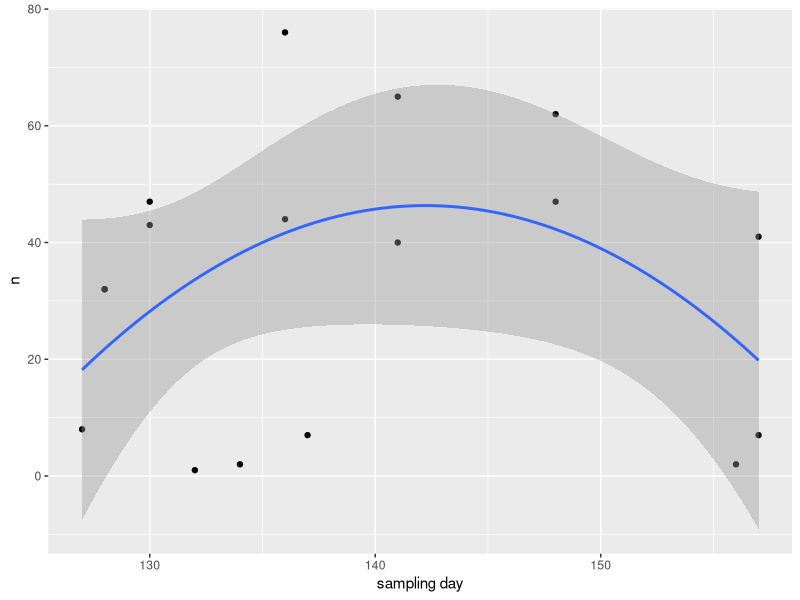
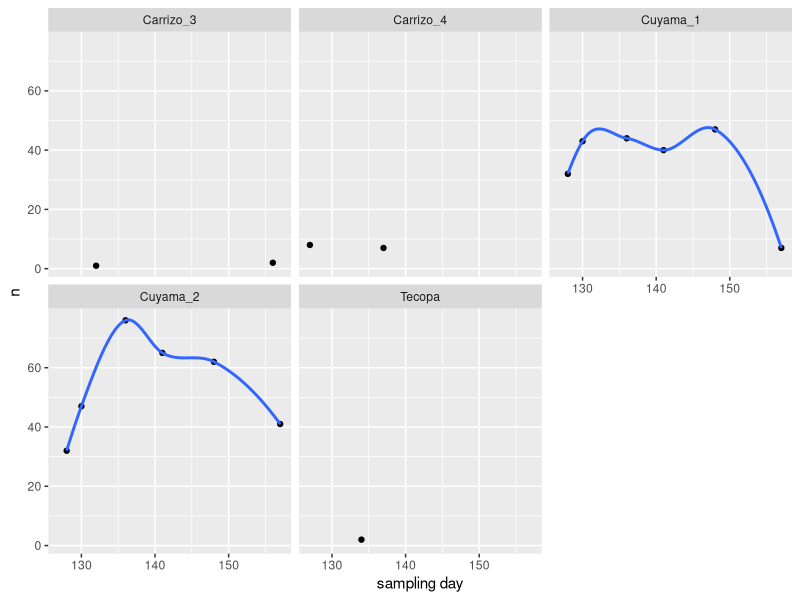
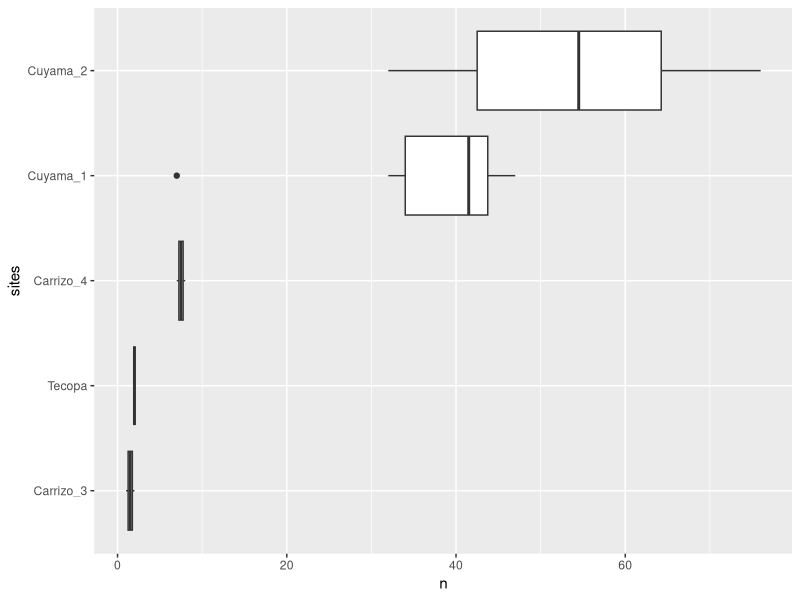
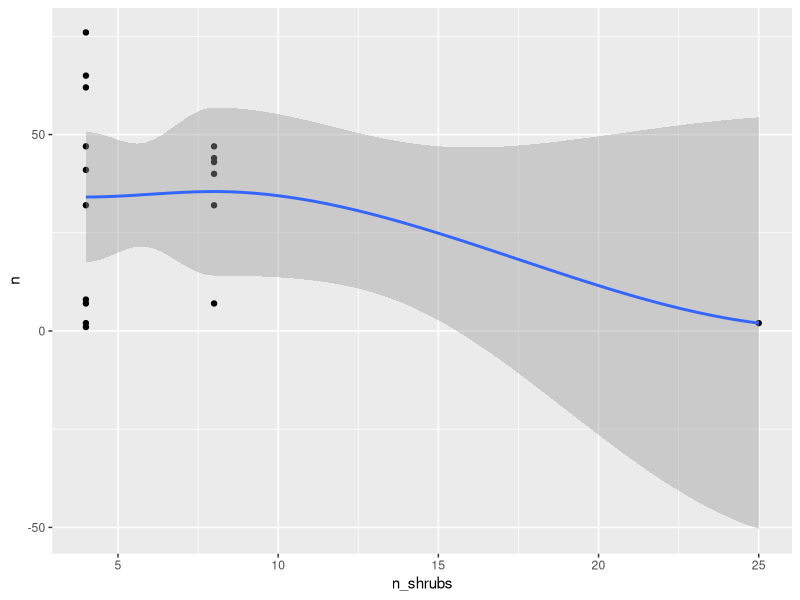
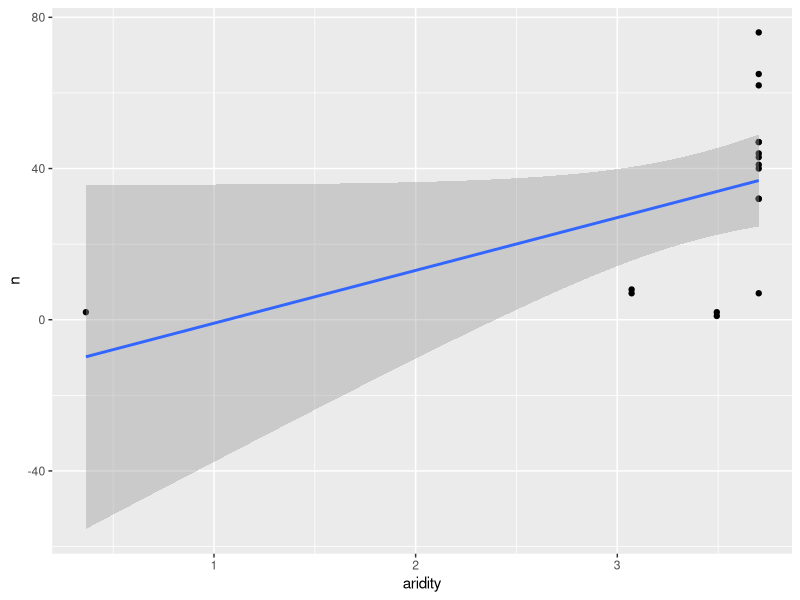

Generate these figures, in order, with R:
## ---- chunk 1
knitr::opts_chunk$set(echo = TRUE, message = FALSE, warning = FALSE)
## ---- chunk 2
library(tidyverse)
library(lubridate)

#formats current date correctly = cd
#converts the correct date format to day of the year consecutively like Julien
data <- read_csv("data/observations.csv") %>%
  mutate(cd = dmy(date)) %>% 
  mutate(yd = yday(cd))

sites <- read_csv("data/sites.csv") %>% 
  select(-lat, -long)

data <- left_join(data, sites, by = "site")

summary_data <- data %>% 
  group_by(site, yd) %>% 
  summarise(n = n()) 

summary_data <- left_join(summary_data, sites, by = "site") %>% 
  na.omit()

## ---- chunk 3
#timing
ggplot(summary_data, aes(yd, n)) +
  geom_point() +
  stat_smooth(method = "lm", formula = y ~ x + I(x^2), size = 1) +
  labs(x= "sampling day")

#sites
ggplot(summary_data, aes(yd, n)) +
  geom_point() +
  geom_smooth() +
  labs(x= "sampling day") +
  facet_wrap(~site)

ggplot(summary_data, aes(reorder(site, n), n)) +
  geom_boxplot() +
  coord_flip() +
  labs(x = "sites")

#n_shrubs
ggplot(summary_data, aes(n_shrubs, n)) +
  geom_point() +
  geom_smooth()

#climate
ggplot(summary_data, aes(aridity, n)) +
  geom_point() +
  geom_smooth(method = "lm")

#next steps
#try a PCA
#test estimate shrub density counts against imagery
# see if you can use finer-scale 20m shrub density ~ bird counts

## ---- chunk 4
#n shrub effects
m1 <- lm(n ~ n_shrubs, summary_data)
summary(m1)
